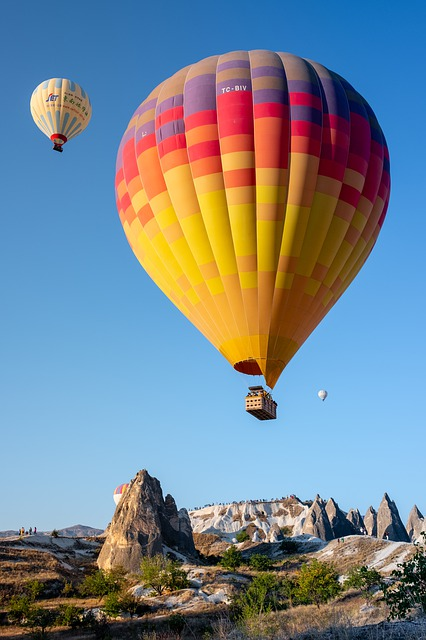
#> input picture sample/test.jpg, 426 x 640 px
$ python binary.py
#> lines starting #> are read from the running program, lines starting #| are printed output that depends on the picture; after the words box and inside, x2 and y2 are one past the last pixel; in counts of white or black regions, pixels touching at a corner belong together
import cv2 as cv
import sys

def on_trackbar(x):
    pass

img_color = cv.imread("../sample/test.jpg", cv.IMREAD_COLOR)
#> img_color is the input picture: shape (640, 426, 3); mean B, G, R 145.4, 133, 117.2

if img_color is None:
    print("이미지 파일을 읽을 수 없습니다.")
    sys.exit(1)

img_gray = cv.cvtColor(img_color, cv.COLOR_BGR2GRAY)
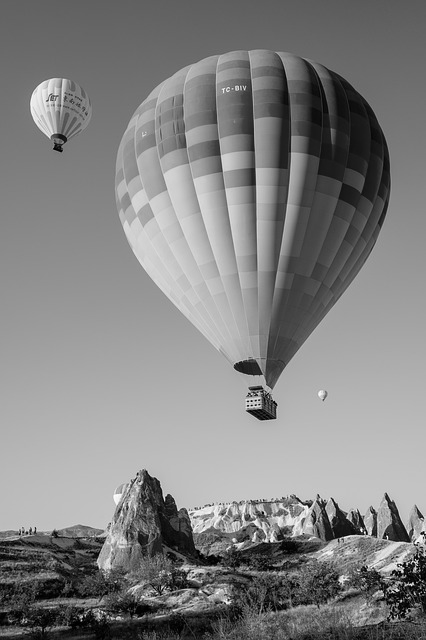
#> img_gray: shape (640, 426); min 0, max 255, mean 129.7


# Binary 트랙바 추가
cv.namedWindow('Binary')

# 트랙바 생성
cv.createTrackbar('threshold', 'Binary', 0, 255, on_trackbar)
cv.setTrackbarPos('threshold', 'Binary', 127)

while(True):

    thresh = cv.getTrackbarPos("threshold", "Binary")

    retval, img_binary = cv.threshold(img_gray, thresh, 255, cv.THRESH_BINARY_INV)
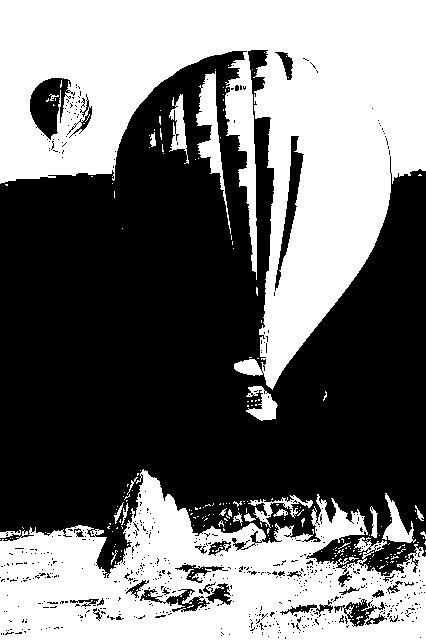
#> img_binary: shape (640, 426); 45.1% white; 250 white regions (226 under 20 px), largest, box (x1, y1, x2, y2) and area: (0, 0, 426, 390) 76496, (0, 469, 426, 640) 40847, (196, 71, 231, 234) 1611
#> retval = 127

    img_result = cv.hconcat([img_gray, img_binary])
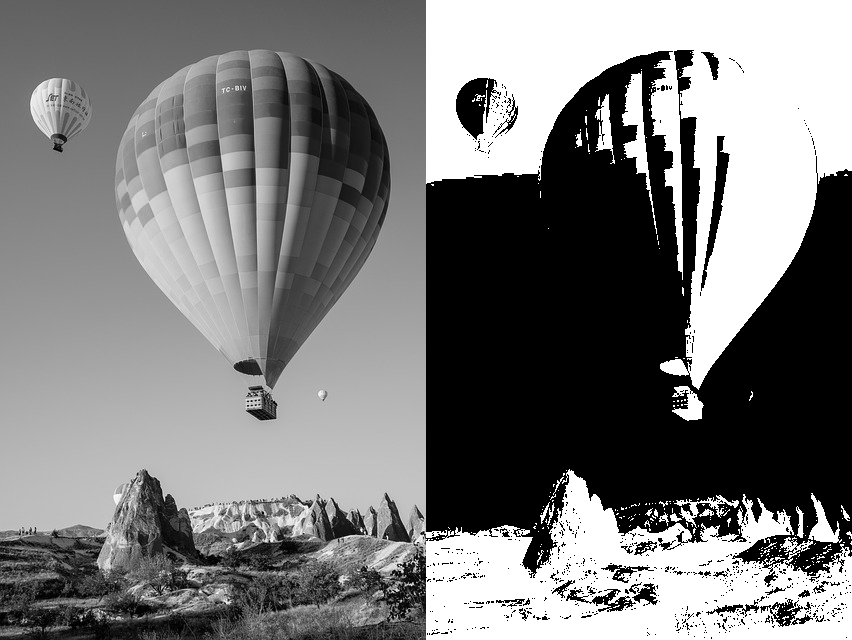
#> img_result: shape (640, 852); min 0, max 255, mean 122.3

    cv.imshow('Binary', img_result)

    if cv.waitKey(1) & 0XFF == 27:
#> (key Esc is pressed here)
        break

$ run again, with sample/apple.jpg copied over sample/test.jpg
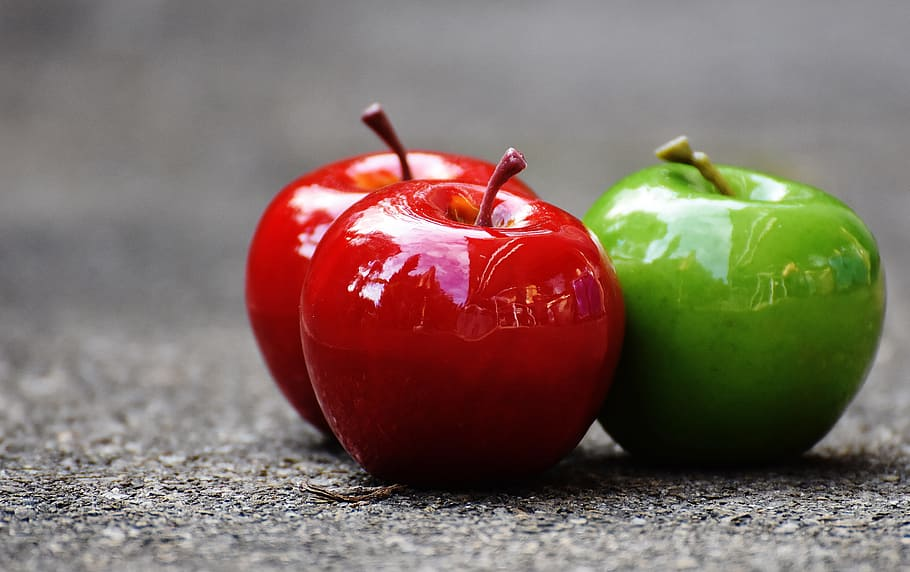
#> input picture sample/apple.jpg, 910 x 572 px
#> img_color is the input picture: shape (572, 910, 3); mean B, G, R 100.2, 109.7, 127
#> `retval, img_binary = cv.threshold(img_gray, thresh, 255, cv.THRESH_BIN..`:
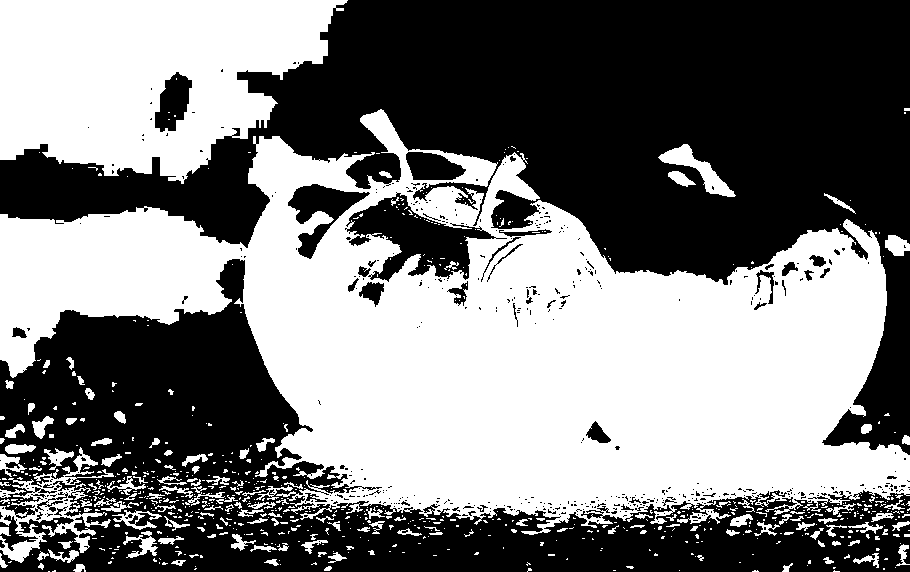
#> img_binary: shape (572, 910); 48.9% white; 745 white regions (594 under 20 px), largest, box (x1, y1, x2, y2) and area: (0, 109, 910, 535) 191709, (0, 0, 348, 184) 44752, (0, 447, 114, 563) 3548
#> retval = 127
#> `img_result = cv.hconcat([img_gray, img_binary])`:
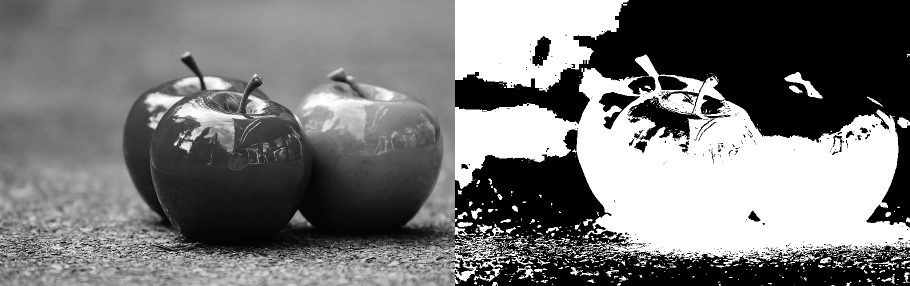
#> img_result: shape (572, 1820) (shown at 1/2 size); min 0, max 255, mean 119.3

$ run again, with sample/cat on laptop.jpg copied over sample/test.jpg
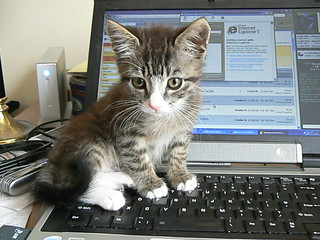
#> input picture sample/cat on laptop.jpg, 320 x 240 px
#> img_color is the input picture: shape (240, 320, 3); mean B, G, R 123, 126.4, 123.2
#> `retval, img_binary = cv.threshold(img_gray, thresh, 255, cv.THRESH_BIN..`:
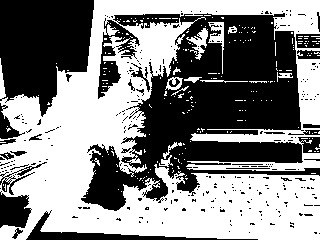
#> img_binary: shape (240, 320); 52.2% white; 300 black regions (272 under 20 px), largest, box (x1, y1, x2, y2) and area: (81, 13, 320, 211) 23921, (0, 0, 94, 117) 7991, (26, 210, 258, 240) 1177
#> retval = 127
#> `img_result = cv.hconcat([img_gray, img_binary])`:
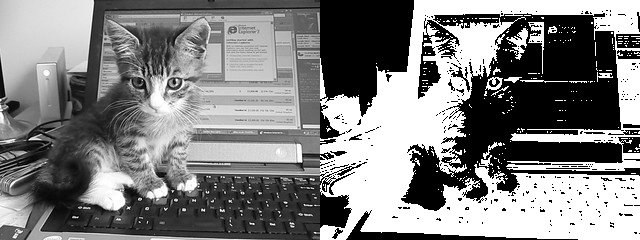
#> img_result: shape (240, 640); min 0, max 255, mean 129
